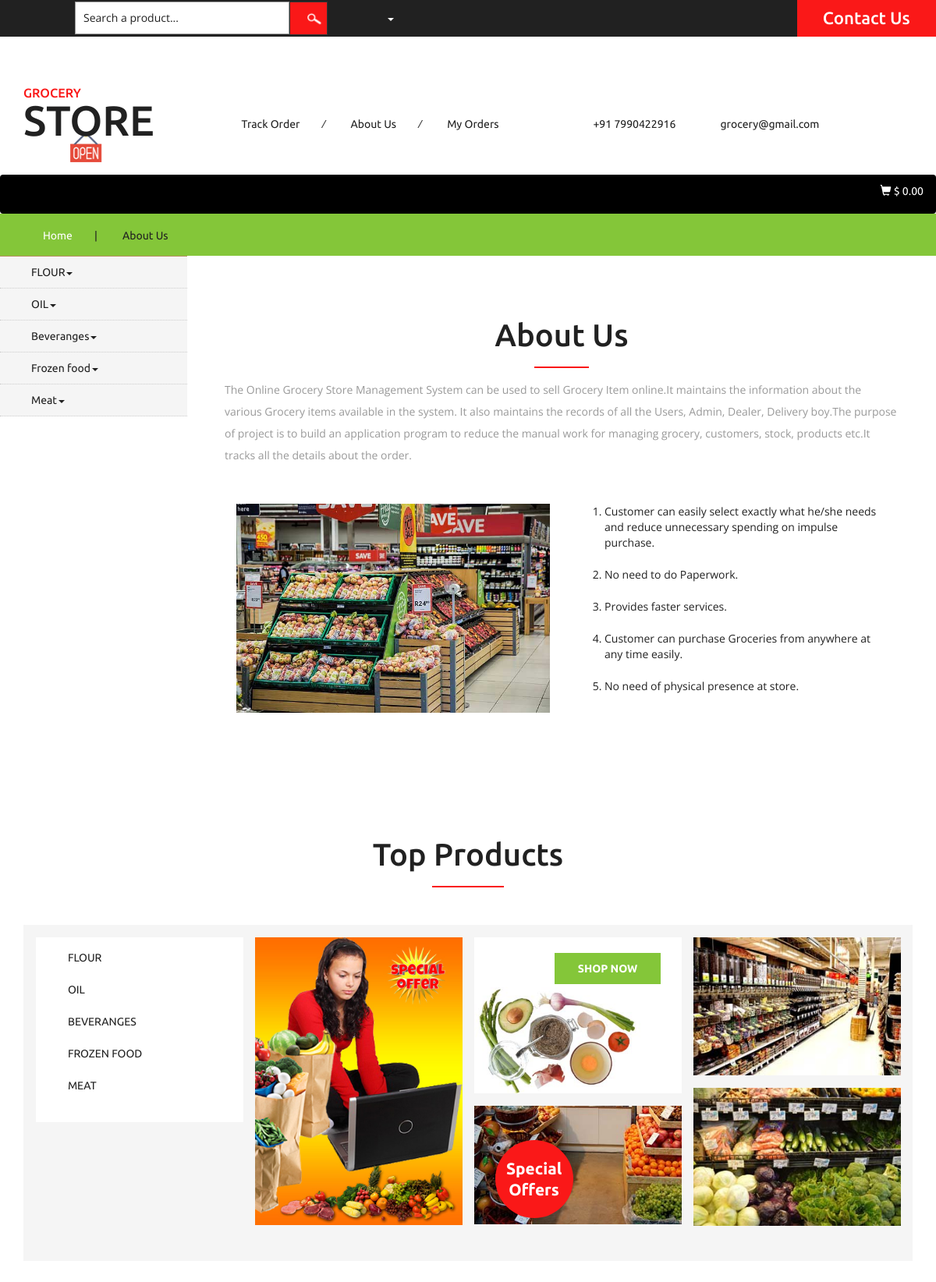
The page /customer_side/aboutus.php on the database its author committed.
### tables this page shows
CREATE TABLE `category` (
  `CATEGORY_ID` int(11) NOT NULL,
  `CATEGORY_NAME` varchar(50) NOT NULL,
  `CREATION_DATE` timestamp NOT NULL DEFAULT current_timestamp() ON UPDATE current_timestamp(),
  `UPDATION_DATE` varchar(25) DEFAULT NULL,
  `CATEGORY_DESCRIPTION` varchar(300) NOT NULL
);

CREATE TABLE `aboutus` (
  `id` int(11) NOT NULL,
  `aboutus` varchar(1000) NOT NULL
);

### customer_side/aboutus.php (the view, shortened to what this page needs)
<?php
include_once './include/database.php';
?>
<!DOCTYPE html>
<html>
<head>
    <?php include_once './include/headeLinks.php'; ?>
</head>
<body>
    <?php
    if(isset($_SESSION['login']))
        {
            include_once './include/heade2.php';
        }
        else
        {
            include_once './include/heade1.php';
        }
     ?>
          <nav class="navbar navbar-default" role="navigation"  style="background-color: black;">
    <div class="container-fluid">
     <div id="navbar-cart" class="navbar-collapse collapse">
         <ul class="nav navbar-right">
       <li>
        <a id="cart-popover" class="btn" data-placement="bottom"  title="Shopping Cart">
            <span class="glyphicon glyphicon-shopping-cart" style="color: white;"></span>
         <span class="total_price" style="color: white;">$ 0.00</span>
        </a>
       </li>
      </ul>
     </div>
    </div>
   </nav>
    <div class="products-breadcrumb">
		<div class="container">
			<ul>
				<li><i class="fa fa-home" aria-hidden="true"></i><a href="index1.php">Home</a><span>|</span></li>
				<li>About Us</li>
			</ul>
		</div>
    </div>
    <?php  include_once './include/sidebar.php';
    $q=  mysqli_query($con,"select * from aboutus order by id desc limit 1");
    $row=  mysqli_fetch_array($q);
    ?>
    <div class="w3l_banner_nav_right">
    <div class="privacy about">
			<h3>About Us</h3>
			<p class="animi"><?php echo $row['aboutus']; ?></p>
			<div class="agile_about_grids">
				<div class="col-md-6 agile_about_grid_right">
					<img src="images/31.jpg" alt=" " class="img-responsive" />
				</div>
				<div class="col-md-6 agile_about_grid_left">
					<ol>
						<li>Customer can easily select exactly what he/she needs and reduce unnecessary spending on impulse purchase. </li>
						<li>No need to do Paperwork.</li>
						<li>Provides faster services. </li>
						<li>Customer can purchase Groceries from anywhere at any time easily.</li>
						<li>No need of physical presence at store.</li>
					</ol>
				</div>
				<div class="clearfix"> </div>
			</div>
		</div>
		</div>
<?php include_once './include/footer.php'; ?>
</body>
</html>

### customer_side/include/sidebar.php (shortened to what this page needs)
<div class="banner">
		<div class="w3l_banner_nav_left">
			<nav class="navbar nav_bottom">
				<div class="collapse navbar-collapse" id="bs-megadropdown-tabs">
					<ul class="nav navbar-nav nav_1">
                                                <?php $sql=mysqli_query($con,"select CATEGORY_ID,CATEGORY_NAME  from category limit 6");
                                                while($row=mysqli_fetch_array($sql))
                                                {
                                                    ?>
                                               <li class="dropdown mega-dropdown active">
                                                    <a href="category.php?cid=<?php echo $row['CATEGORY_ID'];?>"> <?php echo $row['CATEGORY_NAME'];?><span class="caret"></span></a>
						</li>
			<?php } ?>
					</ul>
				 </div>
			</nav>
		</div>
	</div>

### customer_side/include/footer.php (shortened to what this page needs)
<div class="fresh-vegetables">
	<div class="container">
		<h3>Top Products</h3>
		<div class="w3l_fresh_vegetables_grids">
			<div class="col-md-3 w3l_fresh_vegetables_grid w3l_fresh_vegetables_grid_left">
				<div class="w3l_fresh_vegetables_grid2">
					<ul>
                                                   <?php $sql=mysqli_query($con,"select CATEGORY_ID,CATEGORY_NAME  from category limit 6");
                                               while($row=mysqli_fetch_array($sql))
                                               {
                                                   ?>
						<li><i class="fa fa-check" aria-hidden="true"></i><a href="category.php?cid=<?php echo $row['CATEGORY_ID'];?>""><?php echo $row['CATEGORY_NAME'];?></a></li>
                                               <?php } ?>
                                               </ul>
				</div>
			</div>
			<div class="col-md-9 w3l_fresh_vegetables_grid_right">
				<div class="col-md-4 w3l_fresh_vegetables_grid">
					<div class="w3l_fresh_vegetables_grid1">
						<img src="images/8.jpg" alt=" " class="img-responsive" />
					</div>
				</div>
				<div class="col-md-4 w3l_fresh_vegetables_grid">
					<div class="w3l_fresh_vegetables_grid1">
						<div class="w3l_fresh_vegetables_grid1_rel">
							<img src="images/7.jpg" alt=" " class="img-responsive" />
							<div class="w3l_fresh_vegetables_grid1_rel_pos">
								<div class="more m1">
									<a href="index1.php" class="button--saqui button--round-l button--text-thick" data-text="Shop now">Shop now</a>
								</div>
							</div>
						</div>
					</div>
					<div class="w3l_fresh_vegetables_grid1_bottom">
						<img src="images/10.jpg" alt=" " class="img-responsive" />
						<div class="w3l_fresh_vegetables_grid1_bottom_pos">
							<h5>Special Offers</h5>
						</div>
					</div>
				</div>
				<div class="col-md-4 w3l_fresh_vegetables_grid">
					<div class="w3l_fresh_vegetables_grid1">
						<img src="images/9.jpg" alt=" " class="img-responsive" />
					</div>
					<div class="w3l_fresh_vegetables_grid1_bottom">
						<img src="images/11.jpg" alt=" " class="img-responsive" />
					</div>
				</div>
				<div class="agileinfo_move_text">
					<div class="agileinfo_marquee">
					</div>
					<div class="clearfix"></div>
				</div>
			</div>
		</div>
	</div>
</div>

### rows shown on the page
category: CATEGORY_NAME "FLOUR"
category: CATEGORY_NAME "OIL"
category: CATEGORY_NAME "Beveranges", CATEGORY_NAME "BEVERANGES"
category: CATEGORY_NAME "Frozen food", CATEGORY_NAME "FROZEN FOOD"
category: CATEGORY_NAME "Meat", CATEGORY_NAME "MEAT"
aboutus: aboutus "The Online Grocery Store Management System can be used to sell Grocery Item online.It maintains the information about the various Grocery items available in the system. It also maintains the records of all the Users, Admin, Dealer, Delivery boy.The purpose of project is to build an application program to reduce the manual work for managing grocery, customers, stock, products etc.It tracks all the details about the order."
